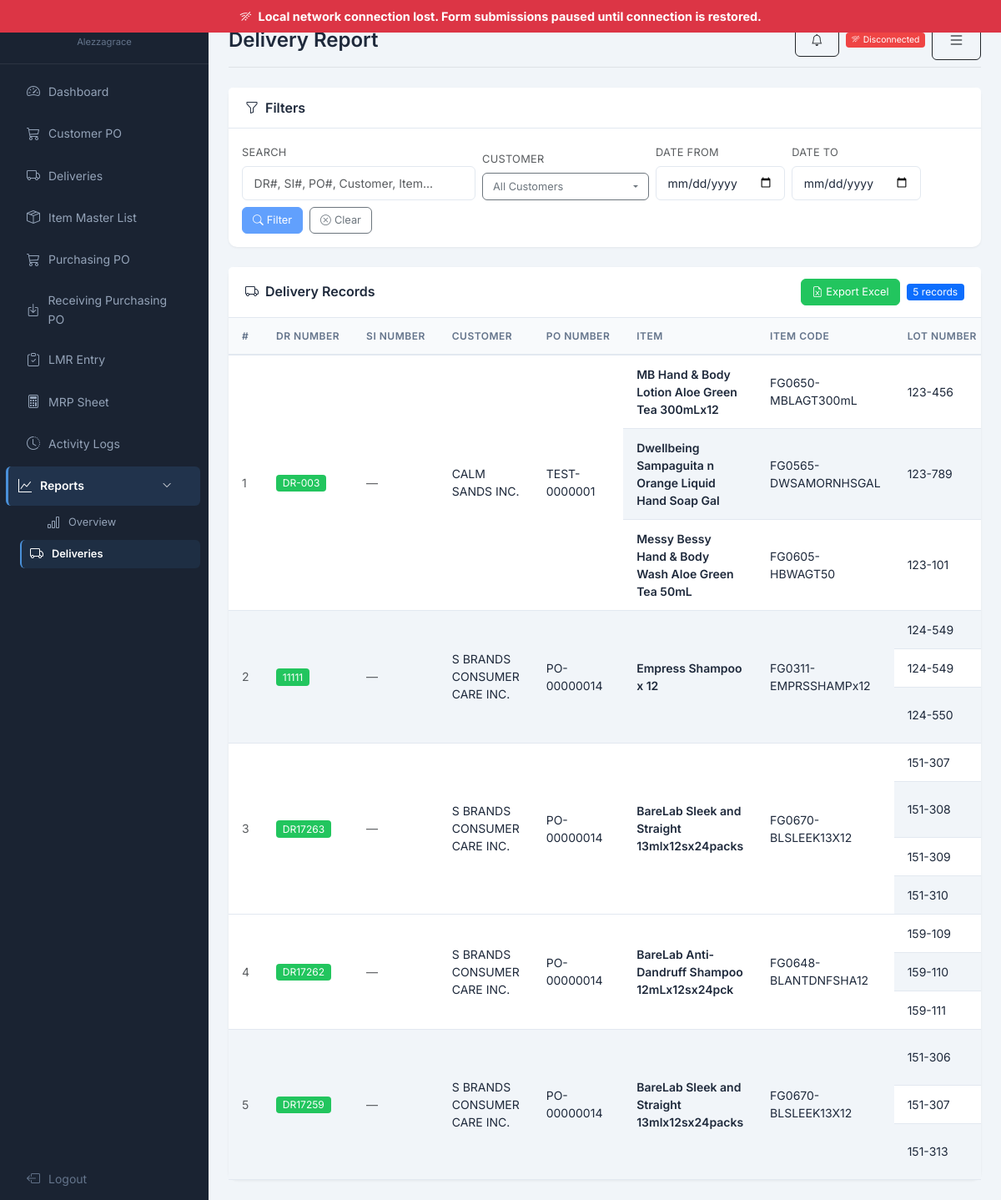
The page /?controller=warehouse&action=deliveryReport (signed in) on the database its author committed.
### tables this page shows
CREATE TABLE IF NOT EXISTS `deliveries` (
  `delivery_id` int(11) NOT NULL AUTO_INCREMENT,
  `po_id` int(11) NOT NULL,
  `poi_id` int(11) DEFAULT NULL,
  `lot_id` int(11) DEFAULT NULL,
  `delivered_by` int(11) NOT NULL,
  `delivery_date` date NOT NULL,
  `remarks` text DEFAULT NULL,
  `report_remarks` text DEFAULT NULL,
  `remarks_type` varchar(20) DEFAULT NULL,
  `active_status` tinyint(1) DEFAULT 1 COMMENT '0=inactive, 1=active',
  `date_created` datetime DEFAULT current_timestamp(),
  `delivery_quantity` int(11) DEFAULT 0,
  `old_quantity` text DEFAULT NULL,
  `dr_number` varchar(50) DEFAULT NULL COMMENT 'Delivery Receipt number',
  `si_number` varchar(50) DEFAULT NULL,
  `plate_number` varchar(50) DEFAULT NULL,
  `vehicle_type` varchar(50) DEFAULT NULL,
  `logistic_provider` varchar(100) DEFAULT NULL,
  `is_over_shipment` tinyint(1) DEFAULT 0,
  `old_dr_number` varchar(50) DEFAULT NULL,
  `lot_items` longtext DEFAULT NULL COMMENT 'JSON array of lot details [{lot_id, poi_id, qty}]' CHECK (json_valid(`lot_items`)),
  `remove` tinyint(1) NOT NULL DEFAULT 0,
  PRIMARY KEY (`delivery_id`),
  UNIQUE KEY `uk_si_number` (`si_number`),
  KEY `po_id` (`po_id`),
  KEY `delivered_by` (`delivered_by`),
  KEY `lot_id` (`lot_id`),
  CONSTRAINT `deliveries_ibfk_1` FOREIGN KEY (`po_id`) REFERENCES `purchase_orders` (`po_id`),
  CONSTRAINT `deliveries_ibfk_2` FOREIGN KEY (`delivered_by`) REFERENCES `users` (`user_id`),
  CONSTRAINT `deliveries_ibfk_3` FOREIGN KEY (`lot_id`) REFERENCES `production_lots` (`lot_id`)
);

CREATE TABLE IF NOT EXISTS `customers` (
  `customer_id` int(11) NOT NULL AUTO_INCREMENT,
  `customer_code` varchar(50) NOT NULL,
  `customer_name` varchar(255) NOT NULL,
  `customer_address` text DEFAULT NULL,
  `customer_type` enum('vat','non_vat') DEFAULT 'vat' COMMENT 'vat=VAT registered, non_vat=Non-VAT',
  `customer_tin` varchar(50) DEFAULT NULL,
  `customer_terms` varchar(50) DEFAULT NULL,
  `date_created` datetime DEFAULT current_timestamp(),
  `status` tinyint(1) DEFAULT 1 COMMENT '0=inactive, 1=active',
  `remove` tinyint(1) DEFAULT 0 COMMENT '0=active, 1=soft deleted',
  `last_update` timestamp NOT NULL DEFAULT current_timestamp() ON UPDATE current_timestamp(),
  PRIMARY KEY (`customer_id`),
  UNIQUE KEY `customer_code` (`customer_code`),
  KEY `idx_customer_code` (`customer_code`),
  KEY `idx_status` (`status`),
  KEY `idx_remove` (`remove`)
);

CREATE TABLE IF NOT EXISTS `purchase_orders` (
  `po_id` int(11) NOT NULL AUTO_INCREMENT,
  `customer_po_number` varchar(100) DEFAULT NULL,
  `customer_po_date` date DEFAULT NULL,
  `po_number` varchar(50) NOT NULL,
  `customer_id` int(11) NOT NULL,
  `requested_by` int(11) NOT NULL,
  `status` enum('pending','accepted','rejected','delivered') DEFAULT 'pending',
  `completed_at` datetime DEFAULT NULL,
  `date_created` datetime DEFAULT current_timestamp(),
  `last_update` timestamp NOT NULL DEFAULT current_timestamp() ON UPDATE current_timestamp(),
  `total_quantity` int(11) DEFAULT 0,
  `customer_terms` int(11) DEFAULT 0 COMMENT 'Payment terms in days',
  `production_type` enum('normal','advance') DEFAULT 'normal',
  `produced_quantity` int(11) DEFAULT 0,
  `delivered_quantity` int(11) DEFAULT 0,
  `remove` tinyint(1) NOT NULL DEFAULT 0,
  PRIMARY KEY (`po_id`),
  KEY `customer_id` (`customer_id`),
  KEY `requested_by` (`requested_by`),
  CONSTRAINT `purchase_orders_ibfk_1` FOREIGN KEY (`customer_id`) REFERENCES `customers` (`customer_id`),
  CONSTRAINT `purchase_orders_ibfk_2` FOREIGN KEY (`requested_by`) REFERENCES `users` (`user_id`)
);

### warehouse/controllers/WarehouseController.php (called while the page is built, shortened)
<?php
class WarehouseController {
    private $warehouseModel;
    public function __construct() {
        $this->warehouseModel = new WarehouseModel();
    }
    public function deliveryReport() {
        $filters = [
            'search'      => $_GET['search'] ?? '',
            'date_from'   => $_GET['date_from'] ?? '',
            'date_to'     => $_GET['date_to'] ?? '',
            'customer_id' => $_GET['customer_id'] ?? '',
        ];
        $deliveries = $this->warehouseModel->getDeliveryReportData($filters);
        $customers = $this->warehouseModel->getDeliveryReportCustomers();
        $data = [
            'deliveries'      => $deliveries,
            'customers'       => $customers,
            'filters'         => $filters,
            'page_title'      => 'Delivery Report'
        ];
        $this->render('reports/delivery_report', $data);
    }
    private function render($view, $data = []) {
        extract($data);
        include __DIR__ . "/../views/{$view}.php";
    }
}

### warehouse/models/WarehouseModel.php (called while the page is built, shortened)
<?php
class WarehouseModel extends BaseModel {
    public function __construct() {
        $this->backloadModel = new BackloadModel();
    }
    public function getDeliveryReportData($filters = []) {
        $sql = "SELECT d.delivery_id, d.dr_number, d.si_number, d.plate_number, d.vehicle_type, d.logistic_provider,
                       d.delivery_date, d.delivery_quantity,
                       d.lot_items, d.remarks, d.report_remarks, d.date_created,
                       po.customer_po_number, po.customer_po_date, po.total_quantity, po.production_type,
                       c.customer_name,
                       poi.quantity as item_quantity, poi.poi_id,
                       i.item_code, i.item_description, COALESCE(poi.item_uom, i.item_uom) as item_uom,
                       pl.lot_number,
                       u.full_name as delivered_by_name
                FROM deliveries d
                LEFT JOIN purchase_orders po ON d.po_id = po.po_id
                LEFT JOIN customers c ON po.customer_id = c.customer_id
                LEFT JOIN purchase_order_items poi ON d.poi_id = poi.poi_id
                LEFT JOIN items i ON poi.item_id = i.item_id
                LEFT JOIN production_lots pl ON d.lot_id = pl.lot_id
                LEFT JOIN users u ON d.delivered_by = u.user_id
                WHERE d.`remove` = 0";
        $params = [];
        $sql .= " ORDER BY d.date_created DESC";
        $stmt = self::getConnection()->prepare($sql);
        $stmt->execute($params);
        return $stmt->fetchAll();
    }
}

### core/BaseModel.php (called while the page is built, shortened)
<?php
class BaseModel {
    private static $host = 'localhost';
    private static $dbname = 'manufacturing_mgmt';
    private static $username = 'root';
    private static $password = '';
    private static $connection = null;
    public static function getConnection() {
        if (self::$connection === null) {
            try {
                $dsn = "mysql:host=" . self::$host . ";dbname=" . self::$dbname . ";charset=utf8mb4";
                self::$connection = new PDO($dsn, self::$username, self::$password);
                self::$connection->setAttribute(PDO::ATTR_ERRMODE, PDO::ERRMODE_EXCEPTION);
                self::$connection->setAttribute(PDO::ATTR_DEFAULT_FETCH_MODE, PDO::FETCH_ASSOC);
                self::$connection->setAttribute(PDO::ATTR_EMULATE_PREPARES, false);
            } catch (PDOException $e) {
                die("Connection failed: " . $e->getMessage());
            }
        }
        return self::$connection;
    }
}

### warehouse/views/reports/delivery_report.php (the view, shortened to what this page needs)
<div class="card data-card mb-4">
    <div class="card-header">
        <h6 class="mb-0"><i class="bi bi-funnel me-2"></i>Filters</h6>
    </div>
    <div class="card-body">
        <form method="GET" class="d-flex gap-2 flex-wrap align-items-end">
            <div>
                <label class="form-label small text-muted">Search</label>
                <input type="text" name="search" class="form-control form-control-sm" placeholder="DR#, SI#, PO#, Customer, Item..." value="<?= htmlspecialchars($filters['search']) ?>" style="width:280px">
            </div>
            <div>
                <label class="form-label small text-muted">Customer</label>
            </div>
            <div>
                <label class="form-label small text-muted">Date From</label>
                <input type="date" name="date_from" class="form-control form-control-sm" value="<?= htmlspecialchars($filters['date_from']) ?>">
            </div>
            <div>
                <label class="form-label small text-muted">Date To</label>
                <input type="date" name="date_to" class="form-control form-control-sm" value="<?= htmlspecialchars($filters['date_to']) ?>">
            </div>
            <button type="submit" class="btn btn-primary btn-sm"><i class="bi bi-search me-1"></i>Filter</button>
            <a href="?controller=warehouse&action=deliveryReport" class="btn btn-outline-secondary btn-sm"><i class="bi bi-x-circle me-1"></i>Clear</a>
        </form>
    </div>
</div>
<div class="card data-card">
    <div class="card-header d-flex justify-content-between align-items-center">
        <h6 class="mb-0"><i class="bi bi-truck me-2"></i>Delivery Records</h6>
        <div class="d-flex gap-2 align-items-center">
            <?php
            $exportParams = http_build_query(array_filter([
                'controller' => 'warehouse',
                'action' => 'exportDeliveryReport',
                'search' => $filters['search'],
                'date_from' => $filters['date_from'],
                'date_to' => $filters['date_to'],
                'customer_id' => $filters['customer_id'],
            ]));
            ?>
            <a href="?<?= $exportParams ?>" class="btn btn-sm btn-success"><i class="bi bi-file-earmark-excel me-1"></i>Export Excel</a>
            <span class="badge bg-primary"><?= count($deliveries) ?> records</span>
        </div>
    </div>
    <div class="table-responsive">
        <table class="table table-hover mb-0">
            <thead>
                <tr>
                    <th>#</th>
                    <th>DR Number</th>
                    <th>SI Number</th>
                    <th>Customer</th>
                    <th>PO Number</th>
                    <th>Item</th>
                    <th>Item Code</th>
                    <th>Lot Number</th>
                </tr>
            </thead>
            <tbody>
                <?php if (empty($deliveries)): ?>
                    <tr>
                        <td colspan="17" class="text-center text-muted py-4">
                            <i class="bi bi-inbox fs-1 d-block mb-2"></i>
                            No delivery records found.
                        </td>
                    </tr>
                <?php else: ?>
                    <?php $rowNum = 0; ?>
                    <?php foreach ($deliveries as $d): ?>
                        <?php
                        $lotItems = json_decode($d['lot_items'] ?? '[]', true);
                        $totalLotRows = count($lotItems);
                        $rowNum++;
                        $grouped = [];
                        foreach ($lotItems as $li) {
                            $key = $li['item_description'] ?? $li['item_code'] ?? 'Unknown';
                            if (!isset($grouped[$key])) $grouped[$key] = ['code' => $li['item_code'] ?? '', 'items' => []];
                            $grouped[$key]['items'][] = $li;
                        }
                        ?>
                        <?php foreach ($grouped as $itemName => $group): ?>
                            <?php $items = $group['items']; ?>
                            <?php $itemRowCount = count($items); ?>
                            <?php foreach ($items as $idx => $li): ?>
                                <?php
                                $lotNo = htmlspecialchars($li['lot_number'] ?? '?');
                                ?>
                                <tr>
                                    <?php if ($itemName === array_key_first($grouped) && $idx === 0): ?>
                                        <td rowspan="<?= $totalLotRows ?>" class="text-muted align-middle"><?= $rowNum ?></td>
                                        <td rowspan="<?= $totalLotRows ?>" class="align-middle">
                                            <?php if (!empty($d['dr_number'])): ?>
                                                <span class="badge bg-success"><?= htmlspecialchars($d['dr_number']) ?></span>
                                            <?php else: ?>
                                                <span class="text-muted">—</span>
                                            <?php endif; ?>
                                        </td>
                                        <td rowspan="<?= $totalLotRows ?>" class="align-middle">
                                            <?php if (!empty($d['si_number'])): ?>
                                                <span class="badge bg-info"><?= htmlspecialchars($d['si_number']) ?></span>
                                            <?php else: ?>
                                                <span class="text-muted">—</span>
                                            <?php endif; ?>
                                        </td>
                                        <td rowspan="<?= $totalLotRows ?>" class="align-middle"><?= htmlspecialchars($d['customer_name'] ?? '') ?></td>
                                        <td rowspan="<?= $totalLotRows ?>" class="align-middle"><?= htmlspecialchars($d['customer_po_number'] ?? '') ?></td>
                                    <?php endif; ?>
                                    <?php if ($idx === 0): ?>
                                        <td rowspan="<?= $itemRowCount ?>" class="align-middle fw-semibold"><?= htmlspecialchars($itemName) ?></td>
                                        <td rowspan="<?= $itemRowCount ?>" class="align-middle"><?= htmlspecialchars($group['code']) ?></td>
                                    <?php endif; ?>
                                    <td><?= $lotNo ?></td>
                                </tr>
                            <?php endforeach; ?>
                        <?php endforeach; ?>
                    <?php endforeach; ?>
                <?php endif; ?>
            </tbody>
        </table>
    </div>
</div>

### rows shown on the page
deliveries: dr_number "DR-003", customers.customer_name "CALM SANDS INC.", po.customer_po_number "TEST-0000001", itemName "MB Hand & Body Lotion Aloe Green Tea 300mLx12", code "FG0650-MBLAGT300mL", lotNo "123-456", itemName "Dwellbeing Sampaguita n Orange Liquid Hand Soap Gal", code "FG0565-DWSAMORNHSGAL", lotNo "123-789", itemName "Messy Bessy Hand & Body Wash Aloe Green Tea 50mL", code "FG0605-HBWAGT50", lotNo "123-101"
deliveries: dr_number "11111", customers.customer_name "S BRANDS CONSUMER CARE INC.", po.customer_po_number "PO-00000014", itemName "Empress Shampoo x 12", code "FG0311-EMPRSSHAMPx12", lotNo "124-549", lotNo "124-550"
deliveries: dr_number "DR17263", customers.customer_name "S BRANDS CONSUMER CARE INC.", po.customer_po_number "PO-00000014", itemName "BareLab Sleek and Straight 13mlx12sx24packs", code "FG0670-BLSLEEK13X12", lotNo "151-307", lotNo "151-308", lotNo "151-309", lotNo "151-310"
deliveries: dr_number "DR17262", customers.customer_name "S BRANDS CONSUMER CARE INC.", po.customer_po_number "PO-00000014", itemName "BareLab Anti-Dandruff Shampoo 12mLx12sx24pck", code "FG0648-BLANTDNFSHA12", lotNo "159-109", lotNo "159-110", lotNo "159-111"
deliveries: dr_number "DR17259", customers.customer_name "S BRANDS CONSUMER CARE INC.", po.customer_po_number "PO-00000014", itemName "BareLab Sleek and Straight 13mlx12sx24packs", code "FG0670-BLSLEEK13X12", lotNo "151-306", lotNo "151-307", lotNo "151-313"

### other values the page prints
$_SESSION['full_name'] "Alezzagrace"
$page_title "Delivery Report"
count($deliveries) "5"
